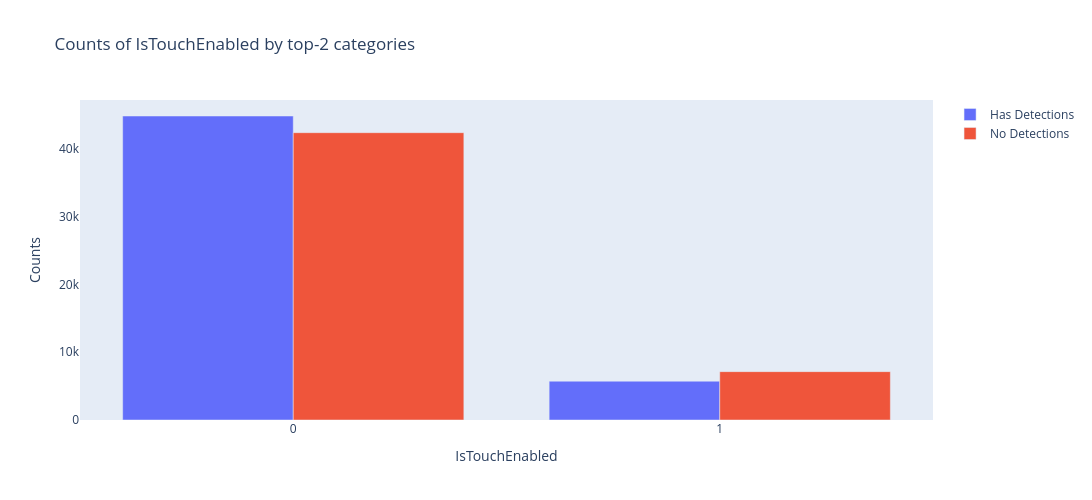

Here is the notebook cell this chart was saved with:
### Markdown cell above
#### Insights
- The dataset appears to be *balanced*, with nearly equal counts for both classes (0 and 1).
- Class 0 represents systems where malware was not detected.
- Class 1 represents systems where malware was detected.
- Since the distribution is balanced which is good, no *oversampling* or *undersampling* is needed.
- A balanced dataset ensures that the model does not suffer from bias toward one class.

### Code cell
plot_feature('IsTouchEnabled', True)

### Figure 1 — Plotly figure (JSON) as saved in the notebook; plotly's stock layout.template omitted (floating-point values rounded to 4 significant figures)
{"data": [{"name": "Has Detections", "type": "bar", "x": [0, 1], "y": [44806, 5719]}, {"name": "No Detections", "type": "bar", "x": [0, 1], "y": [42347, 7128]}], "layout": {"barmode": "group", "height": 500, "legend": {"orientation": "v"}, "title": {"text": "Counts of IsTouchEnabled by top-2 categories"}, "width": 1200, "xaxis": {"showgrid": false, "showline": false, "title": {"text": "IsTouchEnabled"}, "zeroline": false}, "yaxis": {"showgrid": false, "showline": false, "title": {"text": "Counts"}, "zeroline": false}}}
